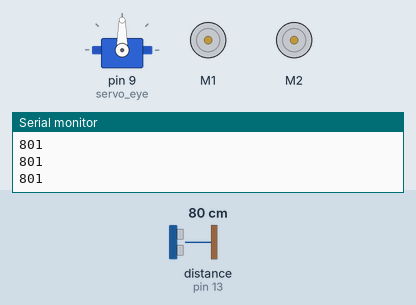
Recording of a sketch running on a simulated Arduino Uno, built with avr-gcc and run on an emulated ATmega328P. Parts: servo, 2 × DC motor (green arrow = forward, orange = backward, longer = faster), the last lines printed to the serial monitor. Wiring (inferred from the names in the program): ultrasonic range finder: trigger pin 2; echo pin 13. The inputs (shaded band) are chosen by the test bench; at power-on: distance to the obstacle (sensor on pin 13) 80 cm. The echo pulse lasts 58.3 µs per cm.

Above: at 3.2 s.
3.3 s: distance to the obstacle (sensor on pin 13) set to 24 cm
5.2 s: distance to the obstacle (sensor on pin 13) set to 19 cm
At 6.1 s:
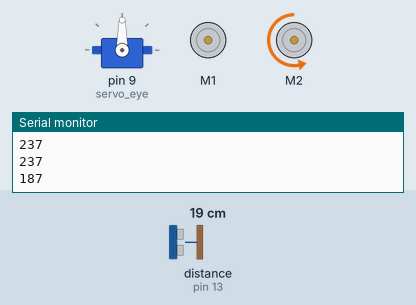
At 6.6 s:
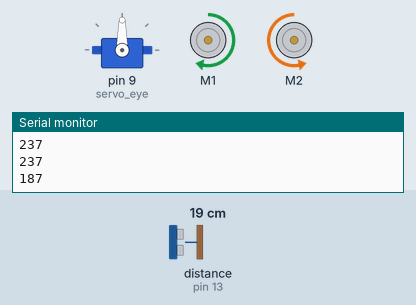
Timing chart, 0 to 14.2 s (numbered marks = the images above; inputs shaded):
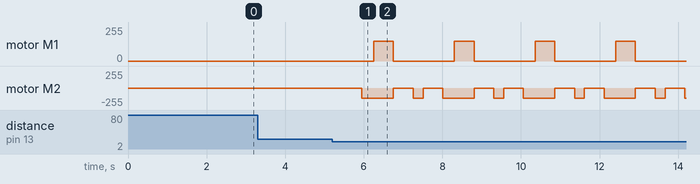

The sketch:

Automobile1.ino
```cpp
#include <AFMotor.h>
#include <Servo.h>

int duration, distance = 0;
#define trigPin 2  // Для ultrasonic
#define echoPin 13  // Для ultrasonic

// Определение моторов
// DC motor on M2
AF_DCMotor motor_povorot(1);
AF_DCMotor motor_drive(2);
// DC hobby servo
Servo servo_eye;
int speed_all = 150;  //Постоянная скорость движения
bool flag_razgon = true;

char incomingByte;  // входящие данные bluetooth

void setup() {
  Serial.begin(9600);           // set up Serial library at 9600 bps
  Serial.println("Let's go!");

  pinMode(trigPin, OUTPUT);
  pinMode(echoPin, INPUT);

  // turn on servo
  servo_eye.attach(9);

  // turn on motors
  motor_povorot.setSpeed(0);
  motor_povorot.run(RELEASE);
  motor_drive.setSpeed(0);
  motor_drive.run(RELEASE);

  delay(2000);  // Задержка перед стартом
}

void loop() {
    /*incomingByte = Serial.read(); // считываем байт
    Serial.print("You press: "); Serial.println(incomingByte);
    if(incomingByte=='3') {Serial.println("Move left"); motor_step.step(1, FORWARD, MICROSTEP);}
    if(incomingByte=='4') {Serial.println("Move right"); motor_step.step(1, BACKWARD, MICROSTEP);}*/

   digitalWrite(trigPin, HIGH);
   delayMicroseconds(1000);
   digitalWrite(trigPin, LOW);
   duration = pulseIn(echoPin, HIGH);
   distance = (duration/2)/2.91;
   Serial.println(distance);// delay(100);

   if(distance>=200){
     motor_drive.run(FORWARD);
   }
   if(distance<200){
     motor_drive.run(BACKWARD); delay(250); motor_drive.setSpeed(0); motor_povorot.setSpeed(0); delay(500);
     motor_drive.run(BACKWARD); motor_drive.setSpeed(speed_all); delay(300); motor_povorot.run(FORWARD); motor_povorot.setSpeed(speed_all); delay(500);
     motor_drive.setSpeed(0); motor_povorot.setSpeed(0); delay(500);
     motor_drive.run(FORWARD); motor_drive.setSpeed(speed_all);
   }
}
```

Measured:
- the behaviour switches between 21 and 20 cm on distance to the obstacle (sensor on pin 13) (found by bisection; images 0 and 1)
- after the input at 5.2 s, motor M1: alternates forward 150/255 for 0.50 s and stopped for 1.6 s, starting after 1.1 s; motor M2: stopped → backward 150/255 after 0.75 s, then repeats every 2.1 s: stopped 0.50 s, backward 150/255 0.25 s, stopped 0.50 s, backward 150/255 0.80 s
